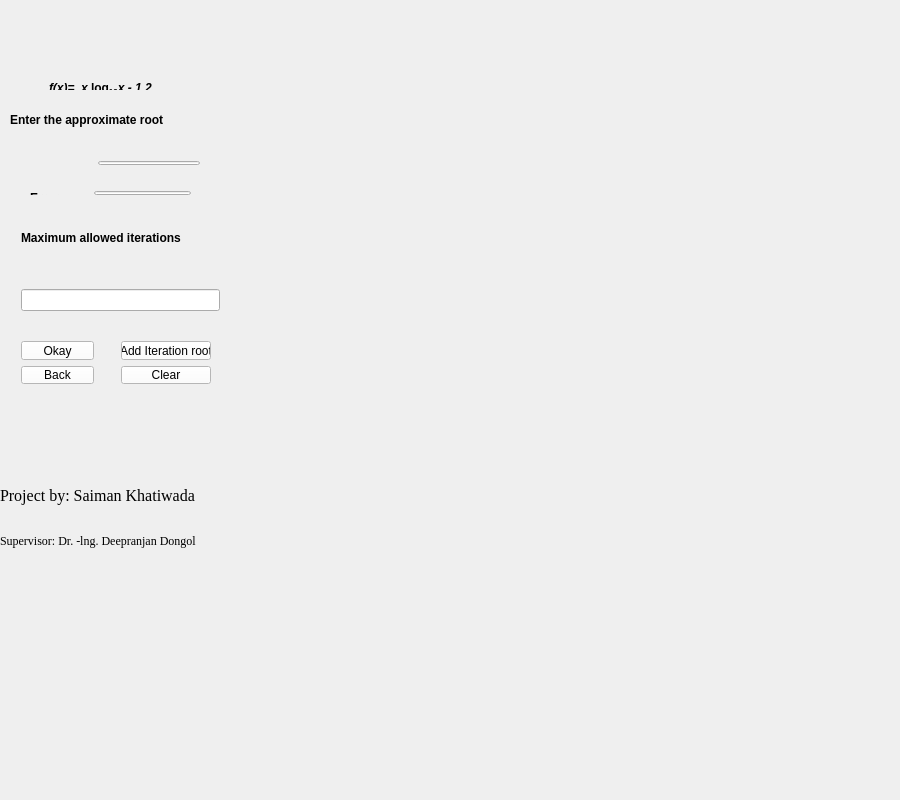
<?xml version="1.0" encoding="UTF-8"?>
<ui version="4.0">
 <class>NRMethod</class>
 <widget class="QMainWindow" name="NRMethod">
  <property name="geometry">
   <rect>
    <x>0</x>
    <y>0</y>
    <width>900</width>
    <height>800</height>
   </rect>
  </property>
  <property name="windowTitle">
   <string>NRMethod</string>
  </property>
  <property name="styleSheet">
   <string notr="true"/>
  </property>
  <widget class="QWidget" name="centralWidget">
   <widget class="QCustomPlot" name="GraphPlot" native="true">
    <property name="geometry">
     <rect>
      <x>250</x>
      <y>0</y>
      <width>651</width>
      <height>801</height>
     </rect>
    </property>
   </widget>
   <widget class="QLabel" name="label_3">
    <property name="geometry">
     <rect>
      <x>10</x>
      <y>100</y>
      <width>211</width>
      <height>41</height>
     </rect>
    </property>
    <property name="text">
     <string>&lt;html&gt;&lt;head/&gt;&lt;body&gt;&lt;p&gt;&lt;span style=&quot; font-size:9pt; font-weight:600;&quot;&gt;Enter the approximate root&lt;/span&gt;&lt;/p&gt;&lt;/body&gt;&lt;/html&gt;</string>
    </property>
   </widget>
   <widget class="QWidget" name="layoutWidget">
    <property name="geometry">
     <rect>
      <x>10</x>
      <y>70</y>
      <width>181</width>
      <height>31</height>
     </rect>
    </property>
    <layout class="QHBoxLayout" name="horizontalLayout">
     <item>
      <spacer name="horizontalSpacer_4">
       <property name="orientation">
        <enum>Qt::Horizontal</enum>
       </property>
       <property name="sizeHint" stdset="0">
        <size>
         <width>40</width>
         <height>20</height>
        </size>
       </property>
      </spacer>
     </item>
     <item>
      <widget class="QLabel" name="label">
       <property name="text">
        <string>&lt;html&gt;&lt;head/&gt;&lt;body&gt;&lt;p&gt;&lt;span style=&quot; font-size:9pt; font-weight:600; font-style:italic;&quot;&gt;f(x)=&lt;/span&gt;&lt;/p&gt;&lt;/body&gt;&lt;/html&gt;</string>
       </property>
      </widget>
     </item>
     <item>
      <widget class="QLabel" name="label_2">
       <property name="text">
        <string>&lt;html&gt;&lt;head/&gt;&lt;body&gt;&lt;p&gt;&lt;span style=&quot; font-size:9pt; font-weight:600; font-style:italic;&quot;&gt;x &lt;/span&gt;&lt;span style=&quot; font-size:9pt; font-weight:600;&quot;&gt;log&lt;/span&gt;&lt;span style=&quot; font-size:9pt; font-weight:600; vertical-align:sub;&quot;&gt;10&lt;/span&gt;&lt;span style=&quot; font-size:9pt; font-weight:600; font-style:italic;&quot;&gt;x - 1.2&lt;/span&gt;&lt;/p&gt;&lt;/body&gt;&lt;/html&gt;</string>
       </property>
      </widget>
     </item>
     <item>
      <spacer name="horizontalSpacer">
       <property name="orientation">
        <enum>Qt::Horizontal</enum>
       </property>
       <property name="sizeHint" stdset="0">
        <size>
         <width>40</width>
         <height>20</height>
        </size>
       </property>
      </spacer>
     </item>
    </layout>
   </widget>
   <widget class="QWidget" name="layoutWidget">
    <property name="geometry">
     <rect>
      <x>0</x>
      <y>150</y>
      <width>211</width>
      <height>26</height>
     </rect>
    </property>
    <layout class="QHBoxLayout" name="horizontalLayout_2">
     <item>
      <spacer name="horizontalSpacer_5">
       <property name="orientation">
        <enum>Qt::Horizontal</enum>
       </property>
       <property name="sizeHint" stdset="0">
        <size>
         <width>40</width>
         <height>20</height>
        </size>
       </property>
      </spacer>
     </item>
     <item>
      <widget class="QLabel" name="label_4">
       <property name="text">
        <string>&lt;html&gt;&lt;head/&gt;&lt;body&gt;&lt;p&gt;&lt;span style=&quot; font-size:9pt; font-weight:600; font-style:italic;&quot;&gt;x&lt;/span&gt;&lt;span style=&quot; font-size:9pt; font-weight:600; vertical-align:sub;&quot;&gt;0&lt;/span&gt;&lt;/p&gt;&lt;/body&gt;&lt;/html&gt;</string>
       </property>
      </widget>
     </item>
     <item>
      <spacer name="horizontalSpacer_2">
       <property name="orientation">
        <enum>Qt::Horizontal</enum>
       </property>
       <property name="sizeType">
        <enum>QSizePolicy::Preferred</enum>
       </property>
       <property name="sizeHint" stdset="0">
        <size>
         <width>40</width>
         <height>20</height>
        </size>
       </property>
      </spacer>
     </item>
     <item>
      <widget class="QLineEdit" name="Aprroximateroot_LineEdit"/>
     </item>
    </layout>
   </widget>
   <widget class="QWidget" name="layoutWidget">
    <property name="geometry">
     <rect>
      <x>-10</x>
      <y>180</y>
      <width>241</width>
      <height>26</height>
     </rect>
    </property>
    <layout class="QHBoxLayout" name="horizontalLayout_3">
     <item>
      <spacer name="horizontalSpacer_6">
       <property name="orientation">
        <enum>Qt::Horizontal</enum>
       </property>
       <property name="sizeHint" stdset="0">
        <size>
         <width>40</width>
         <height>20</height>
        </size>
       </property>
      </spacer>
     </item>
     <item>
      <widget class="QLabel" name="label_5">
       <property name="text">
        <string>&lt;html&gt;&lt;head/&gt;&lt;body&gt;&lt;p&gt;&lt;span style=&quot; font-size:9pt; font-weight:600;&quot;&gt;Error&lt;/span&gt;&lt;/p&gt;&lt;/body&gt;&lt;/html&gt;</string>
       </property>
      </widget>
     </item>
     <item>
      <spacer name="horizontalSpacer_3">
       <property name="orientation">
        <enum>Qt::Horizontal</enum>
       </property>
       <property name="sizeHint" stdset="0">
        <size>
         <width>40</width>
         <height>20</height>
        </size>
       </property>
      </spacer>
     </item>
     <item>
      <widget class="QLineEdit" name="AllowedError_LineEdit"/>
     </item>
     <item>
      <spacer name="horizontalSpacer_7">
       <property name="orientation">
        <enum>Qt::Horizontal</enum>
       </property>
       <property name="sizeType">
        <enum>QSizePolicy::Expanding</enum>
       </property>
       <property name="sizeHint" stdset="0">
        <size>
         <width>40</width>
         <height>20</height>
        </size>
       </property>
      </spacer>
     </item>
    </layout>
   </widget>
   <widget class="QWidget" name="layoutWidget">
    <property name="geometry">
     <rect>
      <x>10</x>
      <y>220</y>
      <width>221</width>
      <height>102</height>
     </rect>
    </property>
    <layout class="QVBoxLayout" name="verticalLayout">
     <item>
      <widget class="QLabel" name="label_6">
       <property name="text">
        <string>&lt;html&gt;&lt;head/&gt;&lt;body&gt;&lt;p&gt;&lt;span style=&quot; font-size:9pt; font-weight:600;&quot;&gt;Maximum allowed iterations&lt;/span&gt;&lt;/p&gt;&lt;p&gt;&lt;br/&gt;&lt;/p&gt;&lt;/body&gt;&lt;/html&gt;</string>
       </property>
      </widget>
     </item>
     <item>
      <spacer name="verticalSpacer">
       <property name="orientation">
        <enum>Qt::Vertical</enum>
       </property>
       <property name="sizeHint" stdset="0">
        <size>
         <width>20</width>
         <height>40</height>
        </size>
       </property>
      </spacer>
     </item>
     <item>
      <widget class="QLineEdit" name="MaximumIterationLineEdit"/>
     </item>
    </layout>
   </widget>
   <widget class="QWidget" name="layoutWidget">
    <property name="geometry">
     <rect>
      <x>10</x>
      <y>330</y>
      <width>95</width>
      <height>65</height>
     </rect>
    </property>
    <layout class="QVBoxLayout" name="verticalLayout_2">
     <item>
      <widget class="QPushButton" name="OkayButton">
       <property name="styleSheet">
        <string notr="true">background-color: rgb(255, 255, 255);
border-top-color: qlineargradient(spread:pad, x1:0, y1:0, x2:1, y2:0, stop:0 rgba(255, 178, 102, 255), stop:0.55 rgba(235, 148, 61, 255), stop:0.98 rgba(0, 0, 0, 255), stop:1 rgba(0, 0, 0, 0));
border-left-color: qradialgradient(spread:repeat, cx:0.5, cy:0.5, radius:0.077, fx:0.5, fy:0.5, stop:0 rgba(0, 169, 255, 147), stop:0.497326 rgba(0, 0, 0, 147), stop:1 rgba(0, 169, 255, 147));
border-bottom-color: qlineargradient(spread:pad, x1:0, y1:1, x2:0, y2:0, stop:0 rgba(0, 0, 0, 255), stop:0.05 rgba(14, 8, 73, 255), stop:0.36 rgba(28, 17, 145, 255), stop:0.6 rgba(126, 14, 81, 255), stop:0.75 rgba(234, 11, 11, 255), stop:0.79 rgba(244, 70, 5, 255), stop:0.86 rgba(255, 136, 0, 255), stop:0.935 rgba(239, 236, 55, 255));
border-color: qlineargradient(spread:pad, x1:0, y1:0, x2:1, y2:1, stop:0.512438 rgba(103, 34, 79, 255), stop:1 rgba(255, 255, 255, 255));
border-right-color: qlineargradient(spread:pad, x1:0, y1:0, x2:1, y2:1, stop:0.363184 rgba(88, 114, 74, 249), stop:1 rgba(255, 255, 255, 255));
gridline-color: qlineargradient(spread:pad, x1:0, y1:0, x2:1, y2:0, stop:0 rgba(0, 0, 0, 255), stop:1 rgba(255, 255, 255, 255));
selection-color: qconicalgradient(cx:0, cy:0, angle:135, stop:0 rgba(255, 255, 0, 69), stop:0.375 rgba(255, 255, 0, 69), stop:0.423533 rgba(251, 255, 0, 145), stop:0.45 rgba(247, 255, 0, 208), stop:0.477581 rgba(255, 244, 71, 130), stop:0.518717 rgba(255, 218, 71, 130), stop:0.55 rgba(255, 255, 0, 255), stop:0.57754 rgba(255, 203, 0, 130), stop:0.625 rgba(255, 255, 0, 69), stop:1 rgba(255, 255, 0, 69));</string>
       </property>
       <property name="text">
        <string>Okay</string>
       </property>
      </widget>
     </item>
     <item>
      <widget class="QPushButton" name="BackButton">
       <property name="styleSheet">
        <string notr="true">background-color: rgb(255, 255, 255);
border-top-color: qlineargradient(spread:pad, x1:0, y1:0, x2:1, y2:0, stop:0 rgba(255, 178, 102, 255), stop:0.55 rgba(235, 148, 61, 255), stop:0.98 rgba(0, 0, 0, 255), stop:1 rgba(0, 0, 0, 0));
border-left-color: qradialgradient(spread:repeat, cx:0.5, cy:0.5, radius:0.077, fx:0.5, fy:0.5, stop:0 rgba(0, 169, 255, 147), stop:0.497326 rgba(0, 0, 0, 147), stop:1 rgba(0, 169, 255, 147));
border-bottom-color: qlineargradient(spread:pad, x1:0, y1:1, x2:0, y2:0, stop:0 rgba(0, 0, 0, 255), stop:0.05 rgba(14, 8, 73, 255), stop:0.36 rgba(28, 17, 145, 255), stop:0.6 rgba(126, 14, 81, 255), stop:0.75 rgba(234, 11, 11, 255), stop:0.79 rgba(244, 70, 5, 255), stop:0.86 rgba(255, 136, 0, 255), stop:0.935 rgba(239, 236, 55, 255));
border-color: qlineargradient(spread:pad, x1:0, y1:0, x2:1, y2:1, stop:0.512438 rgba(103, 34, 79, 255), stop:1 rgba(255, 255, 255, 255));
border-right-color: qlineargradient(spread:pad, x1:0, y1:0, x2:1, y2:1, stop:0.363184 rgba(88, 114, 74, 249), stop:1 rgba(255, 255, 255, 255));
gridline-color: qlineargradient(spread:pad, x1:0, y1:0, x2:1, y2:0, stop:0 rgba(0, 0, 0, 255), stop:1 rgba(255, 255, 255, 255));
selection-color: qconicalgradient(cx:0, cy:0, angle:135, stop:0 rgba(255, 255, 0, 69), stop:0.375 rgba(255, 255, 0, 69), stop:0.423533 rgba(251, 255, 0, 145), stop:0.45 rgba(247, 255, 0, 208), stop:0.477581 rgba(255, 244, 71, 130), stop:0.518717 rgba(255, 218, 71, 130), stop:0.55 rgba(255, 255, 0, 255), stop:0.57754 rgba(255, 203, 0, 130), stop:0.625 rgba(255, 255, 0, 69), stop:1 rgba(255, 255, 0, 69));</string>
       </property>
       <property name="text">
        <string>Back</string>
       </property>
      </widget>
     </item>
    </layout>
   </widget>
   <widget class="QWidget" name="layoutWidget">
    <property name="geometry">
     <rect>
      <x>110</x>
      <y>330</y>
      <width>112</width>
      <height>65</height>
     </rect>
    </property>
    <layout class="QVBoxLayout" name="verticalLayout_3">
     <item>
      <widget class="QPushButton" name="IterationRootButton">
       <property name="styleSheet">
        <string notr="true">background-color: rgb(255, 255, 255);
border-top-color: qlineargradient(spread:pad, x1:0, y1:0, x2:1, y2:0, stop:0 rgba(255, 178, 102, 255), stop:0.55 rgba(235, 148, 61, 255), stop:0.98 rgba(0, 0, 0, 255), stop:1 rgba(0, 0, 0, 0));
border-left-color: qradialgradient(spread:repeat, cx:0.5, cy:0.5, radius:0.077, fx:0.5, fy:0.5, stop:0 rgba(0, 169, 255, 147), stop:0.497326 rgba(0, 0, 0, 147), stop:1 rgba(0, 169, 255, 147));
border-bottom-color: qlineargradient(spread:pad, x1:0, y1:1, x2:0, y2:0, stop:0 rgba(0, 0, 0, 255), stop:0.05 rgba(14, 8, 73, 255), stop:0.36 rgba(28, 17, 145, 255), stop:0.6 rgba(126, 14, 81, 255), stop:0.75 rgba(234, 11, 11, 255), stop:0.79 rgba(244, 70, 5, 255), stop:0.86 rgba(255, 136, 0, 255), stop:0.935 rgba(239, 236, 55, 255));
border-color: qlineargradient(spread:pad, x1:0, y1:0, x2:1, y2:1, stop:0.512438 rgba(103, 34, 79, 255), stop:1 rgba(255, 255, 255, 255));
border-right-color: qlineargradient(spread:pad, x1:0, y1:0, x2:1, y2:1, stop:0.363184 rgba(88, 114, 74, 249), stop:1 rgba(255, 255, 255, 255));
gridline-color: qlineargradient(spread:pad, x1:0, y1:0, x2:1, y2:0, stop:0 rgba(0, 0, 0, 255), stop:1 rgba(255, 255, 255, 255));
selection-color: qconicalgradient(cx:0, cy:0, angle:135, stop:0 rgba(255, 255, 0, 69), stop:0.375 rgba(255, 255, 0, 69), stop:0.423533 rgba(251, 255, 0, 145), stop:0.45 rgba(247, 255, 0, 208), stop:0.477581 rgba(255, 244, 71, 130), stop:0.518717 rgba(255, 218, 71, 130), stop:0.55 rgba(255, 255, 0, 255), stop:0.57754 rgba(255, 203, 0, 130), stop:0.625 rgba(255, 255, 0, 69), stop:1 rgba(255, 255, 0, 69));</string>
       </property>
       <property name="text">
        <string>Add Iteration root</string>
       </property>
      </widget>
     </item>
     <item>
      <widget class="QPushButton" name="ClearButton">
       <property name="styleSheet">
        <string notr="true">background-color: rgb(255, 255, 255);
border-top-color: qlineargradient(spread:pad, x1:0, y1:0, x2:1, y2:0, stop:0 rgba(255, 178, 102, 255), stop:0.55 rgba(235, 148, 61, 255), stop:0.98 rgba(0, 0, 0, 255), stop:1 rgba(0, 0, 0, 0));
border-left-color: qradialgradient(spread:repeat, cx:0.5, cy:0.5, radius:0.077, fx:0.5, fy:0.5, stop:0 rgba(0, 169, 255, 147), stop:0.497326 rgba(0, 0, 0, 147), stop:1 rgba(0, 169, 255, 147));
border-bottom-color: qlineargradient(spread:pad, x1:0, y1:1, x2:0, y2:0, stop:0 rgba(0, 0, 0, 255), stop:0.05 rgba(14, 8, 73, 255), stop:0.36 rgba(28, 17, 145, 255), stop:0.6 rgba(126, 14, 81, 255), stop:0.75 rgba(234, 11, 11, 255), stop:0.79 rgba(244, 70, 5, 255), stop:0.86 rgba(255, 136, 0, 255), stop:0.935 rgba(239, 236, 55, 255));
border-color: qlineargradient(spread:pad, x1:0, y1:0, x2:1, y2:1, stop:0.512438 rgba(103, 34, 79, 255), stop:1 rgba(255, 255, 255, 255));
border-right-color: qlineargradient(spread:pad, x1:0, y1:0, x2:1, y2:1, stop:0.363184 rgba(88, 114, 74, 249), stop:1 rgba(255, 255, 255, 255));
gridline-color: qlineargradient(spread:pad, x1:0, y1:0, x2:1, y2:0, stop:0 rgba(0, 0, 0, 255), stop:1 rgba(255, 255, 255, 255));
selection-color: qconicalgradient(cx:0, cy:0, angle:135, stop:0 rgba(255, 255, 0, 69), stop:0.375 rgba(255, 255, 0, 69), stop:0.423533 rgba(251, 255, 0, 145), stop:0.45 rgba(247, 255, 0, 208), stop:0.477581 rgba(255, 244, 71, 130), stop:0.518717 rgba(255, 218, 71, 130), stop:0.55 rgba(255, 255, 0, 255), stop:0.57754 rgba(255, 203, 0, 130), stop:0.625 rgba(255, 255, 0, 69), stop:1 rgba(255, 255, 0, 69));</string>
       </property>
       <property name="text">
        <string>Clear</string>
       </property>
      </widget>
     </item>
    </layout>
   </widget>
   <widget class="QLabel" name="label_9">
    <property name="geometry">
     <rect>
      <x>0</x>
      <y>510</y>
      <width>251</width>
      <height>61</height>
     </rect>
    </property>
    <property name="font">
     <font>
      <family>Times New Roman</family>
      <pointsize>9</pointsize>
      <italic>false</italic>
     </font>
    </property>
    <property name="text">
     <string>Supervisor: Dr. -lng. Deepranjan Dongol</string>
    </property>
   </widget>
   <widget class="QLabel" name="label_8">
    <property name="geometry">
     <rect>
      <x>0</x>
      <y>460</y>
      <width>241</width>
      <height>71</height>
     </rect>
    </property>
    <property name="font">
     <font>
      <family>Times New Roman</family>
      <pointsize>12</pointsize>
     </font>
    </property>
    <property name="text">
     <string>Project by: Saiman Khatiwada</string>
    </property>
   </widget>
  </widget>
 </widget>
 <layoutdefault spacing="6" margin="11"/>
 <customwidgets>
  <customwidget>
   <class>QCustomPlot</class>
   <extends>QWidget</extends>
   <header>qcustomplot.h</header>
   <container>1</container>
  </customwidget>
 </customwidgets>
 <resources/>
 <connections/>
</ui>
